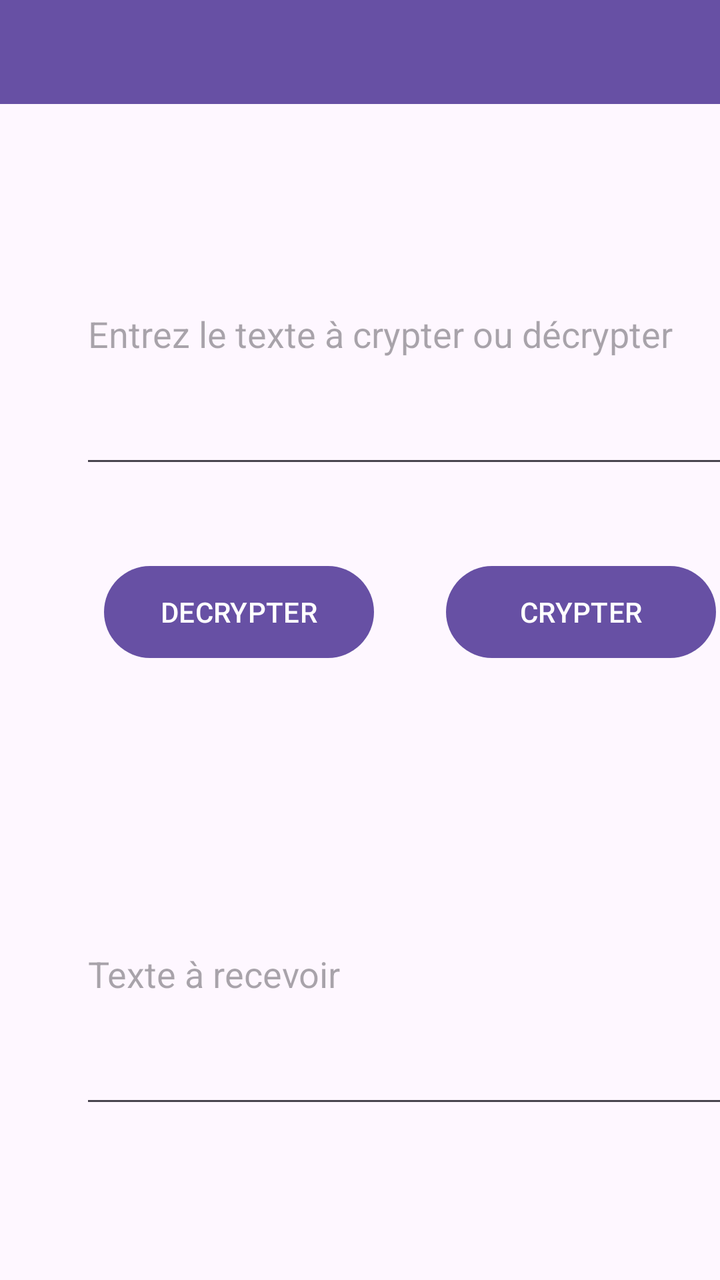
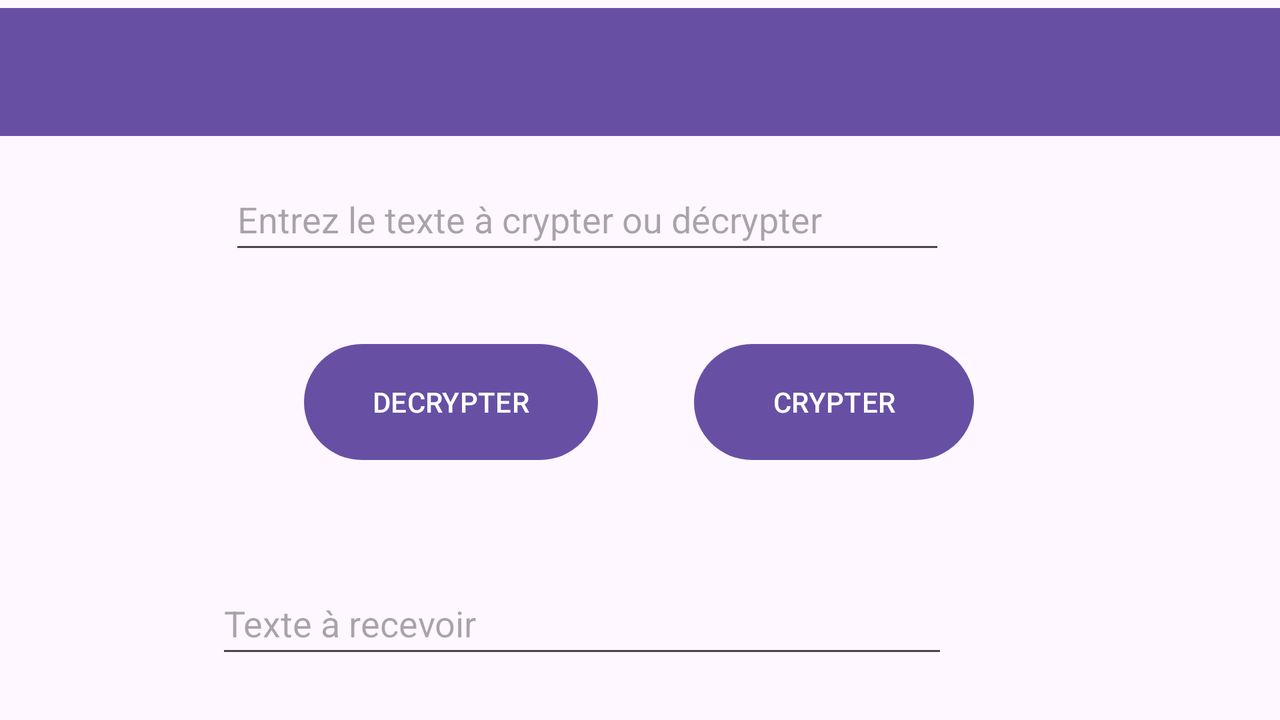

The same Android screen from two of the app's own layout files: first res/layout/ as a phone draws it, then the repository's variant for another configuration, drawn on a device whose configuration selects that folder. Both files follow.
<!-- AndroidManifest.xml: application theme Theme.Labo3AlexSoliman -->
<!-- res/layout/activity_main.xml -->
<?xml version="1.0" encoding="utf-8"?>
<androidx.constraintlayout.widget.ConstraintLayout xmlns:android="http://schemas.android.com/apk/res/android"
    xmlns:app="http://schemas.android.com/apk/res-auto"
    xmlns:tools="http://schemas.android.com/tools"
    android:id="@+id/main"
    android:layout_width="match_parent"
    android:layout_height="match_parent"
    tools:context=".MainActivity">

    <EditText
        android:id="@+id/et_recevoir"
        android:layout_width="351dp"
        android:layout_height="147dp"
        android:layout_marginStart="40dp"
        android:layout_marginTop="412dp"
        android:layout_marginEnd="20dp"
        android:ems="10"
        android:hint="@string/texte_recevoir"
        android:inputType="text"
        app:layout_constraintEnd_toEndOf="parent"
        app:layout_constraintHorizontal_bias="0.0"
        app:layout_constraintStart_toStartOf="parent"
        app:layout_constraintTop_toTopOf="parent" />

    <Button
        android:id="@+id/bt_crypter"
        android:layout_width="135dp"
        android:layout_height="54dp"
        android:layout_marginStart="36dp"
        android:layout_marginTop="40dp"
        android:text="@string/btn_crypter"
        app:layout_constraintEnd_toEndOf="parent"
        app:layout_constraintHorizontal_bias="0.0"
        app:layout_constraintStart_toEndOf="@+id/bt_decrypter"
        app:layout_constraintTop_toBottomOf="@+id/et_original" />

    <EditText
        android:id="@+id/et_original"
        android:layout_width="351dp"
        android:layout_height="147dp"
        android:layout_marginStart="40dp"
        android:layout_marginTop="92dp"
        android:layout_marginEnd="20dp"
        android:ems="10"
        android:hint="@string/texte_crypter"
        android:inputType="text"
        app:layout_constraintEnd_toEndOf="parent"
        app:layout_constraintHorizontal_bias="0.0"
        app:layout_constraintStart_toStartOf="parent"
        app:layout_constraintTop_toTopOf="parent" />

    <Button
        android:id="@+id/bt_decrypter"
        android:layout_width="135dp"
        android:layout_height="54dp"
        android:layout_marginStart="52dp"
        android:layout_marginTop="40dp"
        android:text="@string/btn_decrypter"
        app:layout_constraintStart_toStartOf="parent"
        app:layout_constraintTop_toBottomOf="@+id/et_original" />

    <androidx.appcompat.widget.Toolbar
        android:id="@+id/tb_action"
        android:layout_width="409dp"
        android:layout_height="wrap_content"
        android:layout_marginStart="1dp"
        android:layout_marginEnd="1dp"
        android:layout_marginBottom="40dp"
        android:background="?attr/colorPrimary"
        android:minHeight="?attr/actionBarSize"
        android:theme="?attr/actionBarTheme"
        app:layout_constraintBottom_toTopOf="@+id/et_original"
        app:layout_constraintEnd_toEndOf="parent"
        app:layout_constraintStart_toStartOf="parent" />

</androidx.constraintlayout.widget.ConstraintLayout>
<!-- resources referenced by this layout -->
<resources>
  <string name="btn_crypter">CRYPTER</string>
  <string name="btn_decrypter">DECRYPTER</string>
  <string name="texte_crypter">Entrez le texte à crypter ou décrypter</string>
  <string name="texte_recevoir">Texte à recevoir</string>
  <style name="Theme.Labo3AlexSoliman" parent="Base.Theme.Labo3AlexSoliman" />
  <style name="Base.Theme.Labo3AlexSoliman" parent="Theme.Material3.DayNight.NoActionBar">
          
          
      </style>
</resources>
<!-- res/layout-land/activity_main.xml (the repository's variant of the layout above) -->
<!-- drawn on the phone turned sideways -->
<androidx.constraintlayout.widget.ConstraintLayout xmlns:android="http://schemas.android.com/apk/res/android"
    xmlns:app="http://schemas.android.com/apk/res-auto"
    xmlns:tools="http://schemas.android.com/tools"
    android:id="@+id/main"
    android:layout_width="match_parent"
    android:layout_height="match_parent"
    tools:context=".MainActivity">

    <androidx.appcompat.widget.Toolbar
        android:id="@+id/tb_action"
        android:layout_width="0dp"
        android:layout_height="wrap_content"
        android:layout_marginTop="4dp"
        android:background="?attr/colorPrimary"
        app:layout_constraintEnd_toEndOf="parent"
        app:layout_constraintHorizontal_bias="0.0"
        app:layout_constraintStart_toStartOf="parent"
        app:layout_constraintTop_toTopOf="parent" />

    <EditText
        android:id="@+id/et_original"
        android:layout_width="358dp"
        android:layout_height="wrap_content"
        android:layout_marginTop="16dp"
        android:hint="@string/texte_crypter"
        android:inputType="text"
        android:minHeight="48dp"
        app:layout_constraintEnd_toEndOf="parent"
        app:layout_constraintHorizontal_bias="0.407"
        app:layout_constraintStart_toStartOf="parent"
        app:layout_constraintTop_toBottomOf="@+id/tb_action" />

    <EditText
        android:id="@+id/et_recevoir"
        android:layout_width="366dp"
        android:layout_height="wrap_content"
        android:layout_marginTop="52dp"
        android:hint="@string/texte_recevoir"
        android:inputType="text"
        android:minHeight="48dp"
        app:layout_constraintEnd_toEndOf="parent"
        app:layout_constraintHorizontal_bias="0.394"
        app:layout_constraintStart_toStartOf="parent"
        app:layout_constraintTop_toBottomOf="@+id/bt_crypter" />

    <Button
        android:id="@+id/bt_crypter"
        android:layout_width="140dp"
        android:layout_height="66dp"
        android:layout_marginTop="36dp"
        android:text="@string/btn_crypter"
        app:layout_constraintEnd_toEndOf="parent"
        app:layout_constraintHorizontal_bias="0.238"
        app:layout_constraintStart_toEndOf="@+id/bt_decrypter"
        app:layout_constraintTop_toBottomOf="@+id/et_original" />

    <Button
        android:id="@+id/bt_decrypter"
        android:layout_width="147dp"
        android:layout_height="66dp"
        android:layout_marginStart="152dp"
        android:layout_marginTop="36dp"
        android:text="@string/btn_decrypter"
        app:layout_constraintStart_toStartOf="parent"
        app:layout_constraintTop_toBottomOf="@+id/et_original" />

</androidx.constraintlayout.widget.ConstraintLayout>
